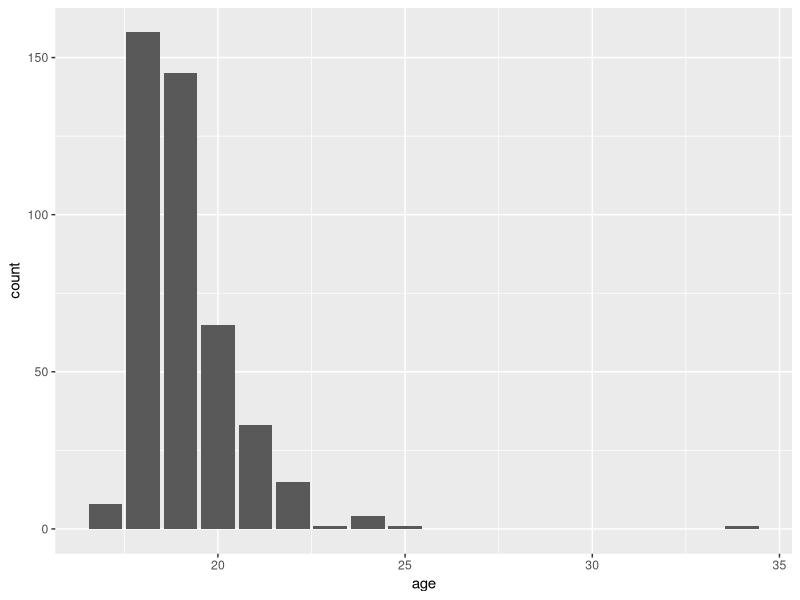
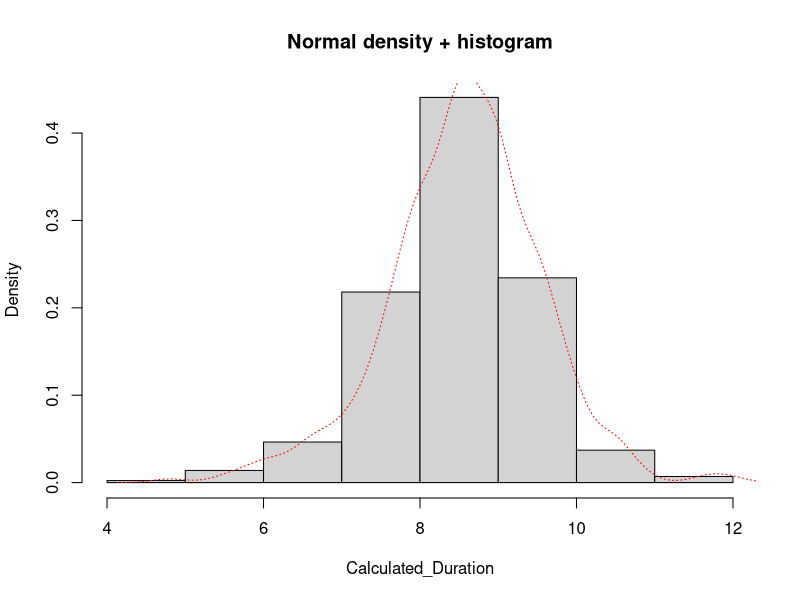
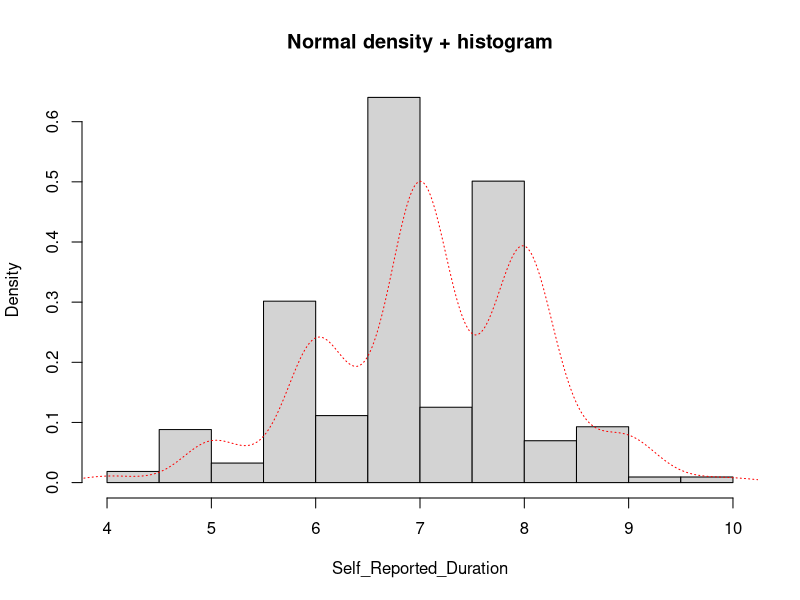
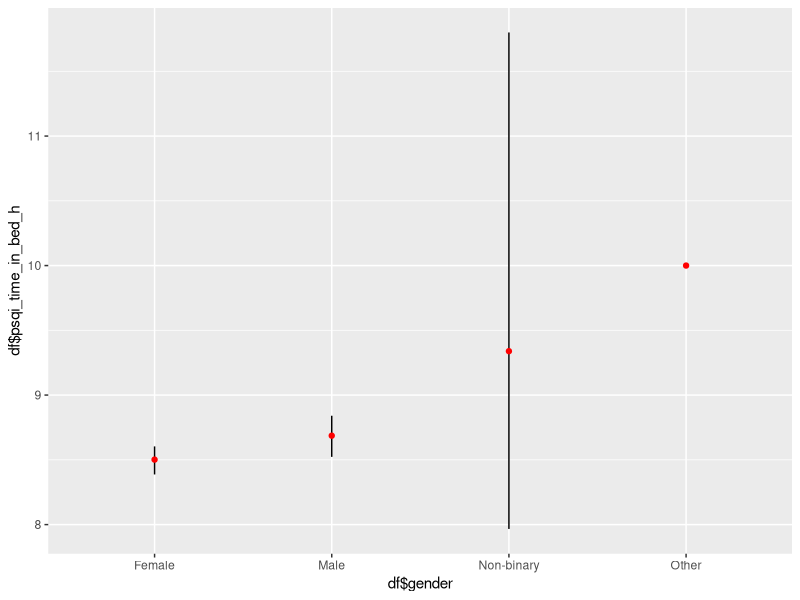
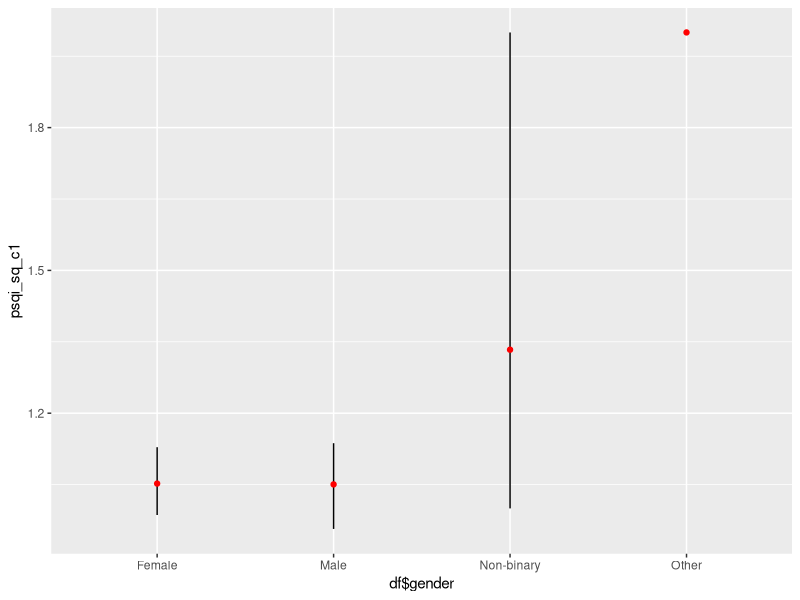
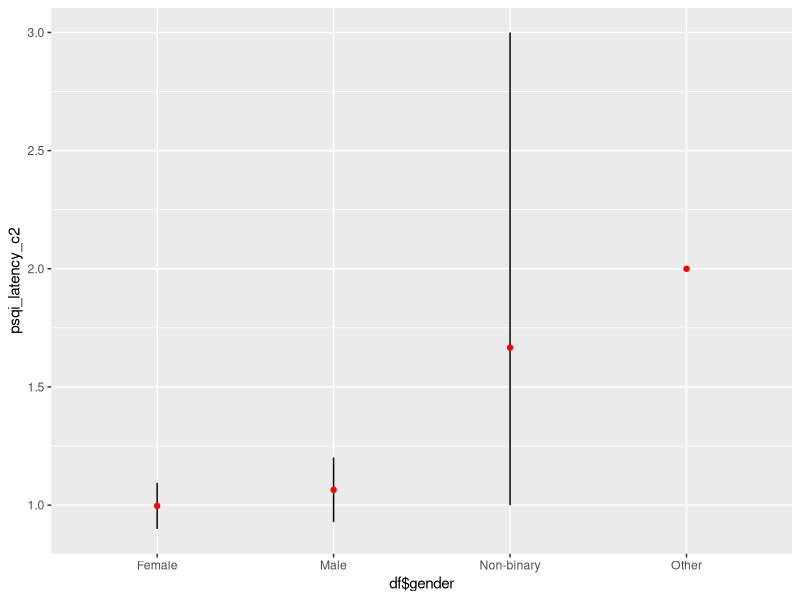
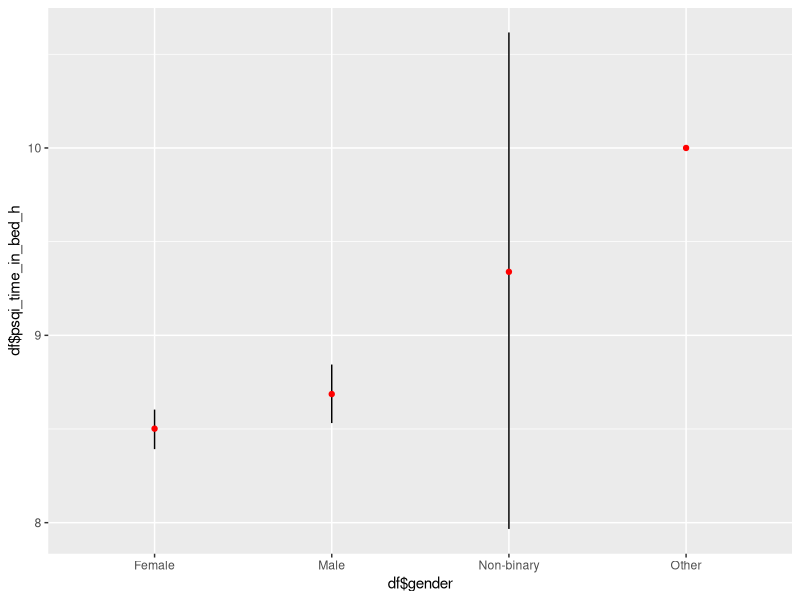
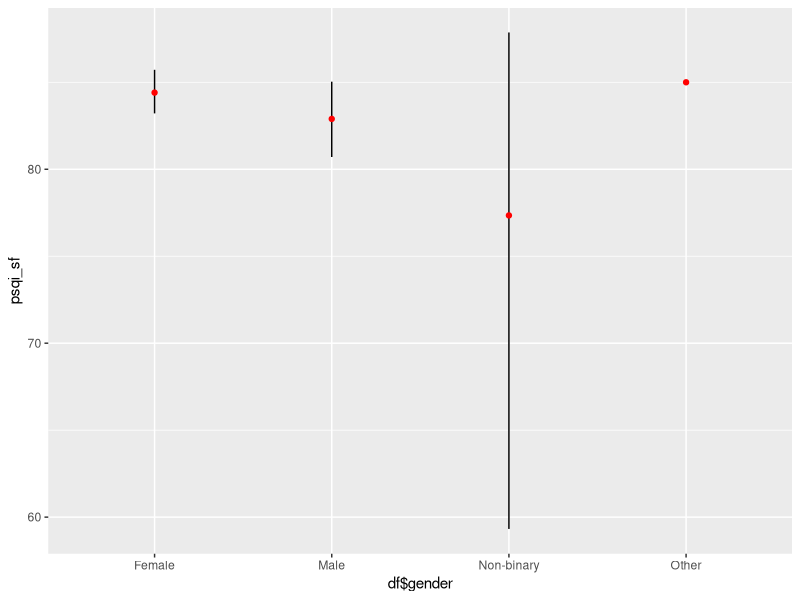

Source code (R) for these figures, in order: (Note: this script raises an error after producing the figures.)
## ---- chunk 1
library(tidyverse)
library(psych)
library(GGally)
library(Hmisc)
library(kableExtra)
## ---- chunk 2
df <- read.csv("data/data_questionnaire_complete.csv")
## ---- chunk 3
df <- df %>% 
 filter(psqi_time_in_bed_h < 13)
## ---- chunk 4
### Age Distribution

ggplot(data = df,
       mapping = aes(x = age)) +
  geom_bar() 

describe(df$age)
sd(df$age, na.rm = FALSE)

describe.by(df$age, df$gender)

### Race 

table(df$race)

### Duration Calculated and Self-Reported

Calculated_Duration <- na.omit(df$psqi_time_in_bed_h)
hist(Calculated_Duration,prob=TRUE,main="Normal density + histogram")
  lines(density(Calculated_Duration),lty="dotted",col="red")
  
sd(df$psqi_time_in_bed_h, na.rm = FALSE)
mean(df$psqi_time_in_bed_h, na.rm = FALSE)
  
Self_Reported_Duration <- na.omit(df$psqi_4)
hist(Self_Reported_Duration,prob=TRUE,main="Normal density + histogram")
  lines(density(Self_Reported_Duration),lty="dotted",col="red")
  
sd(df$psqi_4, na.rm = FALSE)
mean(df$psqi_4, na.rm = FALSE)

cor.test(df$psqi_4, df$psqi_time_in_bed_h)
### Duration and Gender

ggplot(data = df,
       mapping = aes(x = df$gender,
                     y = df$psqi_time_in_bed_h,
                     ))+
  stat_summary(fun.data = "mean_cl_boot",
               geom = "linerange") +
  stat_summary(fun.y = "mean",
               geom = "point",
               color = "red")

### PSQI Components Gender

ggplot(data = df,
       mapping = aes(x = df$gender,
                     y = psqi_sq_c1,
                     ))+
  stat_summary(fun.data = "mean_cl_boot",
               geom = "linerange") +
  stat_summary(fun.y = "mean",
               geom = "point",
               color = "red")

ggplot(data = df,
       mapping = aes(x = df$gender,
                     y = psqi_latency_c2,
                     ))+
  stat_summary(fun.data = "mean_cl_boot",
               geom = "linerange") +
  stat_summary(fun.y = "mean",
               geom = "point",
               color = "red")

ggplot(data = df,
       mapping = aes(x = df$gender,
                     y = df$psqi_time_in_bed_h,
                     ))+
  stat_summary(fun.data = "mean_cl_boot",
               geom = "linerange") +
  stat_summary(fun.y = "mean",
               geom = "point",
               color = "red")

ggplot(data = df,
       mapping = aes(x = df$gender,
                     y = psqi_sf,
                     ))+
  stat_summary(fun.data = "mean_cl_boot",
               geom = "linerange") +
  stat_summary(fun.y = "mean",
               geom = "point",
               color = "red")

SleepQualityDes <- describe(df$psqi_sq_c1)
SleepLatencyDes <- describe(df$psqi_latency_c2)
SleepDurationDes <- describe(df$psqi_duration_c3)
SleepEffeciencyDes <- describe(df$psqi_sf)

DistrPSQIGender <- describeBy (df$psqi_total,group = df$gender)

### distribution of PSQI scores
PSQItotalMean <- df$psqi_total/4
PSQItotalDes <- describe(PSQItotalMean)

ggplot(data = df,
       mapping = aes(x = PSQItotalMean)) +
  geom_density() 


# tempx <- na.omit(df$psqi_total)
# tempx <- tempx / 4
# hist(x,prob=TRUE,main="Normal density + histogram")
#   lines(density(x),lty="dotted",col="red")
                     
## ---- chunk 5
###Test

ggplot(df, aes(x = psqi_total))+
  geom_histogram(aes(y=..density..), colour="black", fill="white")+
  geom_density(alpha=.2, fill="red") 

## ---- chunk 6
### Selecting Items
psqi.df <- df %>% 
  select(psqi_sq_c1,psqi_latency_c2,psqi_duration_c3,psqi_sf_c4)

### Componenten Consistency

alpha(psqi.df)

describe(psqi.df)

### intercorrelation

ggpairs(df %>% 
  select(psqi_sq_c1, psqi_latency_c2, psqi_time_in_bed_h, psqi_sf))

### distribution PSQI_total
PSQI_Total <- df$psqi_total / 4

ggplot(df, aes(x = PSQI_Total))+
  geom_histogram(aes(y=..density..), colour="black", fill="white")+
  geom_density(alpha=.2, fill="red")

sd(PSQI_Total, na.rm = FALSE)
mean(PSQI_Total, na.rm = FALSE)

## ---- chunk 7
### PSQI 1 and NEG
ggplot(data = df, mapping = aes(x = psqi_sq_c1, y = pers_neg_total)) +
  geom_point() +
  geom_smooth(method = "lm")

tmp2 <- lm(df$pers_neg_total ~ df$psqi_sq_c1, data = df)
summary(tmp2)

### which part is contributes to that relationship most (IT IS INTENSITY)

tmp3 <- lm(df$psqi_sq_c1 ~df$pers_neg_act + df$pers_neg_dur + df$pers_neg_int, data = df)
summary(tmp3)

tmp7 <- lm(df$pers_neg_dur ~ df$psqi_sq_c1, data = df)
summary(tmp7)

tmp4 <- lm(df$pers_neg_act ~ df$psqi_sq_c1, data = df)
summary(tmp4)

tmp8 <- lm(df$pers_neg_int ~ df$psqi_sq_c1, data = df)
summary(tmp8)

### PSQI Pos

ggplot(data = df, mapping = aes(x = psqi_sq_c1, y = pers_pos_total)) +
  geom_point() +
  geom_smooth(method = "lm")

tmp3 <- lm(df$psqi_sq_c1 ~df$pers_pos_act + df$pers_pos_dur + df$pers_pos_int, data = df)
summary(tmp3)

tmp4 <- lm(df$pers_pos_total ~ df$psqi_sq_c1, data = df)
summary(tmp4)

tmp4 <- lm(df$pers_pos_dur ~ df$psqi_sq_c1, data = df)
summary(tmp4)

tmp4 <- lm(df$pers_pos_act ~ df$psqi_sq_c1, data = df)
summary(tmp4)

tmp4 <- lm(df$pers_pos_int ~ df$psqi_sq_c1, data = df)
summary(tmp4)

## ---- chunk 8
### PSQI 2 and NEG
ggplot(data = df, mapping = aes(x = psqi_latency_c2, y = pers_neg_total)) +
  geom_point() +
  geom_smooth(method = "lm")

tmp2 <- lm(df$pers_neg_total ~ df$psqi_latency_c2, data = df)
summary(tmp2)

### which part is contributes to that relationship most (IT IS INTENSITY)

tmp3 <- lm(df$psqi_latency_c2 ~df$pers_neg_act + df$pers_neg_dur + df$pers_neg_int, data = df)
summary(tmp3)

tmp7 <- lm(df$pers_neg_dur ~ df$psqi_latency_c2, data = df)
summary(tmp7)

tmp4 <- lm(df$pers_neg_act ~ df$psqi_latency_c2, data = df)
summary(tmp4)

tmp8 <- lm(df$pers_neg_int ~ df$psqi_latency_c2, data = df)
summary(tmp8)

### PSQI Pos

ggplot(data = df, mapping = aes(x = psqi_latency_c2, y = pers_pos_total)) +
  geom_point() +
  geom_smooth(method = "lm")

### which part is contributes to that relationship most (IT IS INTENSITY)

tmp3 <- lm(df$psqi_latency_c2 ~df$pers_pos_act + df$pers_pos_dur + df$pers_pos_int, data = df)
summary(tmp3)

tmp4 <- lm(df$pers_pos_total ~ df$psqi_latency_c2, data = df)
summary(tmp4)

tmp4 <- lm(df$pers_pos_dur ~ df$psqi_latency_c2, data = df)
summary(tmp4)

tmp4 <- lm(df$pers_pos_act ~ df$psqi_latency_c2, data = df)
summary(tmp4)

tmp4 <- lm(df$pers_pos_int ~ df$psqi_latency_c2, data = df)
summary(tmp4)
## ---- chunk 9
### PSQI 3 and NEG
ggplot(data = df, mapping = aes(x = psqi_4, y = pers_neg_total)) +
  geom_point() +
  geom_smooth(method = "lm")

tmp2 <- lm(df$pers_neg_total ~ df$psqi_time, data = df)
summary(tmp2)

### which part is contributes to that relationship most (IT IS INTENSITY)

tmp3 <- lm(df$psqi_4 ~df$pers_neg_act + df$pers_neg_dur + df$pers_neg_int, data = df)
summary(tmp3)

tmp7 <- lm(df$pers_neg_dur ~ df$psqi_time, data = df)
summary(tmp7)

tmp4 <- lm(df$pers_neg_act ~ df$psqi_4, data = df)
summary(tmp4)

tmp8 <- lm(df$pers_neg_int ~ df$psqi_4, data = df)
summary(tmp8)

### PSQI Pos

ggplot(data = df, mapping = aes(x = psqi_4, y = pers_pos_total)) +
  geom_point() +
  geom_smooth(method = "lm")

### which part is contributes to that relationship most (IT IS INTENSITY)

tmp3 <- lm(df$psqi_4 ~ df$pers_pos_act + df$pers_pos_dur + df$pers_pos_int, data = df)
summary(tmp3)

tmp4 <- lm(df$pers_pos_total ~ df$psqi_4, data = df)
summary(tmp4)

tmp4 <- lm(df$pers_pos_dur ~ df$psqi_4, data = df)
summary(tmp4)

tmp4 <- lm(df$pers_pos_act ~ df$psqi_4, data = df)
summary(tmp4)

tmp4 <- lm(df$pers_pos_int ~ df$psqi_4, data = df)
summary(tmp4)

## CORRELATION BETWEEN REPORTED AND CALCULATED DURATION

tmp2 <- lm(df$psqi_time_in_bed_h ~ df$psqi_4, data = df)
summary(tmp2)

# r^2 = .145 
## ---- chunk 10

### PSQI 4 and NEG
ggplot(data = df, mapping = aes(x = psqi_sf, y = pers_neg_total)) +
  geom_point() +
  geom_smooth(method = "lm")

tmp2 <- lm(df$pers_neg_total ~ df$psqi_sf, data = df)
summary(tmp2)

### which part is contributes to that relationship most (IT IS INTENSITY)

tmp3 <- lm(df$psqi_sf ~df$pers_neg_act + df$pers_neg_dur + df$pers_neg_int, data = df)
summary(tmp3)

tmp7 <- lm(df$pers_neg_dur ~ df$psqi_sf, data = df)
summary(tmp7)

tmp4 <- lm(df$pers_neg_act ~ df$psqi_sf, data = df)
summary(tmp4)

tmp8 <- lm(df$pers_neg_int ~ df$psqi_sf, data = df)
summary(tmp8)

### PSQI Pos

ggplot(data = df, mapping = aes(x = psqi_sf, y = pers_pos_total)) +
  geom_point() +
  geom_smooth(method = "lm")

### which part is contributes to that relationship most (IT IS INTENSITY)

tmp3 <- lm(df$psqi_sf ~ df$pers_pos_act + df$pers_pos_dur + df$pers_pos_int, data = df)
summary(tmp3)

tmp4 <- lm(df$pers_pos_total ~ df$psqi_sf, data = df)
summary(tmp4)

tmp4 <- lm(df$pers_pos_dur ~ df$psqi_sf, data = df)
summary(tmp4)

tmp4 <- lm(df$pers_pos_act ~ df$psqi_sf, data = df)
summary(tmp4)

tmp4 <- lm(df$pers_pos_int ~ df$psqi_sf, data = df)
summary(tmp4)

## ---- chunk 11
### Componenten Consistency
PERSpos.df <- df %>%  
  select(starts_with("pers_pos"), - pers_pos_total)

alpha(PERSpos.df)

PERSneg.df <- df %>% 
  select(starts_with("pers_neg"), - pers_neg_total) 
  
alpha(PERSneg.df)

PERS.df <- df %>% 
  select(participant, starts_with("pers_pos"), starts_with("pers_neg"))

describe(PERS.df)

### intercorrelation

ggpairs(df %>% 
  select(pers_pos_act, pers_pos_dur, pers_pos_int, pers_pos_total))

ggpairs(df %>% 
  select(pers_neg_act, pers_neg_dur, pers_neg_int, pers_neg_total))
## ---- chunk 12

ggpairs(df %>% 
  select(psqi_sq_c1, psqi_latency_c2, psqi_4, psqi_sf, pers_pos_total, pers_neg_total))


## ---- chunk 13
# get the clean dataframe
df_final <- df %>% 
  filter(!is.na(psqi_sq_c1),!is.na(pers_neg_total))

# linear regression for standardized coefficients
lm(scale(pers_neg_total) ~ scale(psqi_sq_c1) + scale(psqi_latency_c2) + scale(psqi_4),data = df_final) %>% summary()

lm(scale(pers_pos_total) ~ scale(psqi_sq_c1) + scale(psqi_latency_c2) + scale(psqi_4),data = df_final) %>% summary()



anorex.1 <- lm(pers_neg_total ~ psqi_sq_c1 + psqi_latency_c2 + psqi_4 + psqi_sf ,data = df)
summary(anorex.1)

ggplot(data = df, mapping = aes(x = psqi_sf + psqi_latency_c2 + psqi_4 + psqi_sf, y = pers_neg_total)) +
  geom_point() +
  geom_smooth(method = "lm")

anorex.2 <- lm(df$pers_pos_total ~ df$psqi_sq_c1 + psqi_latency_c2 + psqi_4 + psqi_sf ,data = df)
summary(anorex.2)

ggplot(data = df, mapping = aes(x = psqi_sf + psqi_latency_c2 + psqi_4 + psqi_sf, y = pers_pos_total)) +
  geom_point() +
  geom_smooth(method = "lm")
